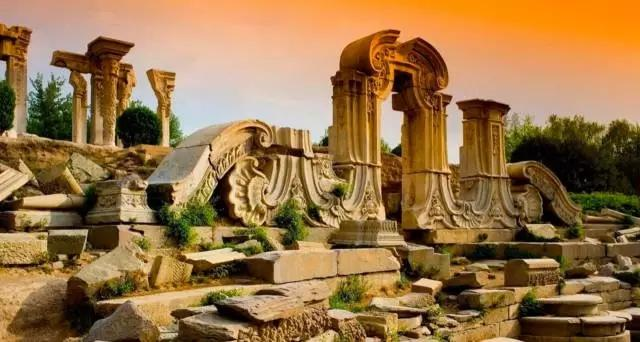
#> input picture seam/test.jpg, 640 x 342 px
$ python main.py
#> lines starting #> are read from the running program, lines starting #| are printed output that depends on the picture
#> further down, img is the input picture: shape (342, 640, 3); mean B, G, R 72.2, 115.9, 151.6
# 这是一个示例 Python 脚本。

# 按 Shift+F10 执行或将其替换为您的代码。
# 按 Double Shift 在所有地方搜索类、文件、工具窗口、操作和设置。

import numpy as np
import cv2 as cv

win=5
def preprocess(img):
    """
    :param img:
    :return:
    get the energy of the img
    """
    grey=cv.cvtColor(img,cv.COLOR_BGR2GRAY)
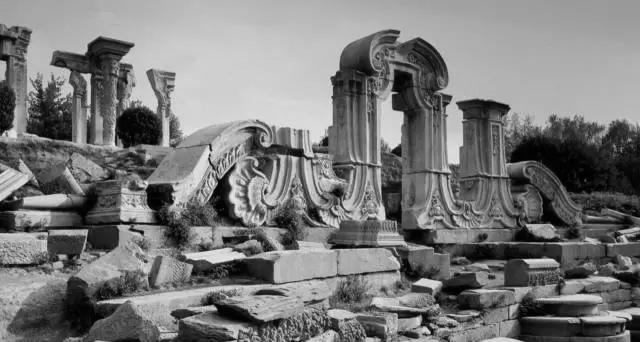
#> grey: shape (342, 640); min 0, max 240, mean 121.6
    # get the sobel of x and y orientation
    sobx=cv.Sobel(grey,ddepth=-1,dx=1,dy=0,ksize=3)
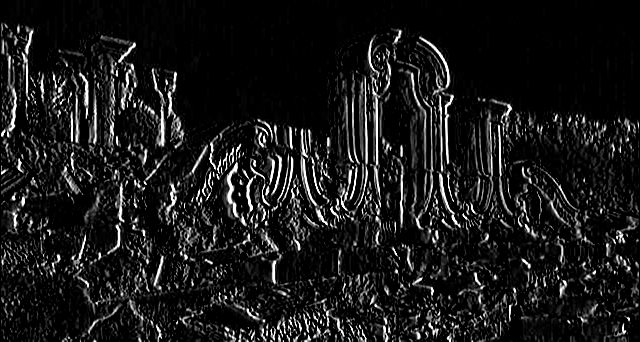
#> sobx: shape (342, 640); min 0, max 255, mean 25.2
    soby=cv.Sobel(grey,ddepth=-1,dx=0,dy=1,ksize=3)
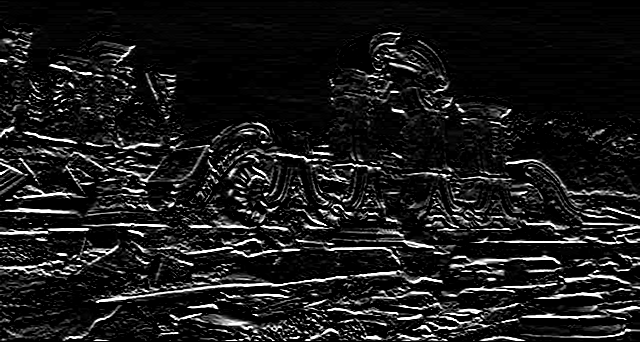
#> soby: shape (342, 640); min 0, max 255, mean 26.9
    # calculate the energy
    energy=sobx+soby
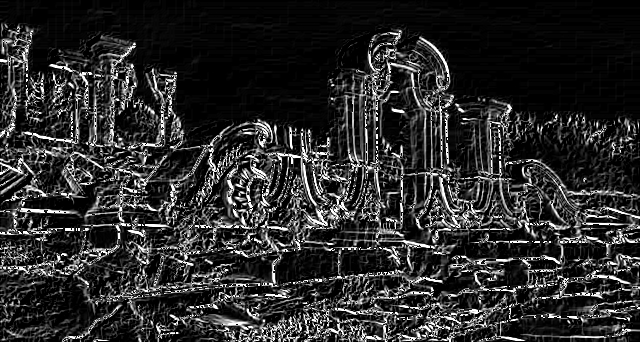
#> energy: shape (342, 640); min 0, max 255, mean 43.9
    return energy

# [87 lines left out: functions seamH, carveH, seamW, carveW, not called in this run]


if __name__ == '__main__':
    img=cv.imread("test.jpg")

    energy=preprocess(img)
    h,w=energy.shape
#> h = 342; w = 640

    # input the parameter1
#> (the run stopped early here; a loop or call above may not have finished)
